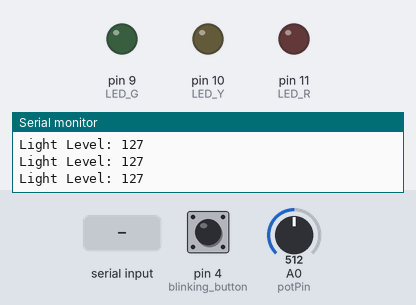
Recording of a program running on a simulated Arduino Uno, built with avr-gcc and run on an emulated ATmega328P. On the bench: output pins drawn as LEDs (lit = HIGH), the last lines printed to the serial monitor. Dashed ring = blinking. Inputs (shaded band) come from the test bench; at power-on: pin 4 (blinking_button) HIGH, A0 (potPin) = 512.

Above: at 1.2 s.
1.3 s: pin 4 (blinking_button) pulled LOW for 0.15 s
At 1.55 s:
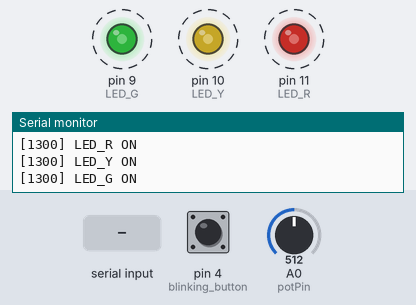
4.4 s: "E90\n" received over Serial
At 5.2 s:
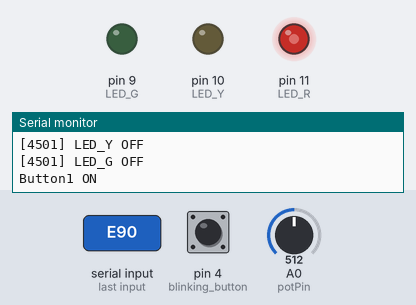
6.0 s: "B\n" received over Serial
At 8.9 s:
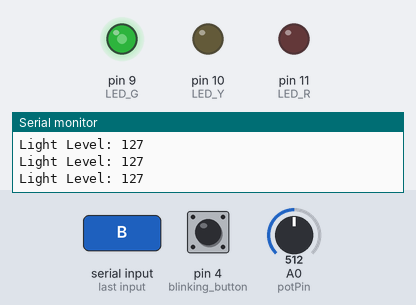
9.0 s: A0 (potPin) set to 716
At 11.9 s:
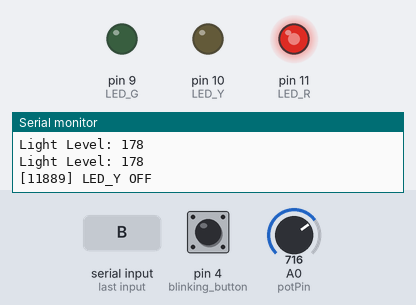
12.0 s: A0 (potPin) set to 900
At 14.8 s:
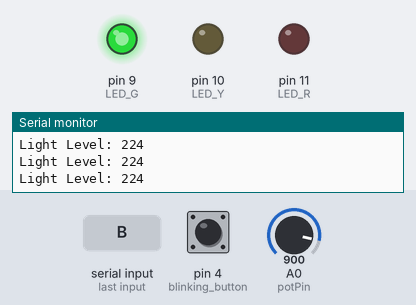
15.0 s: pin 4 (blinking_button) pulled LOW for 1 s
At 15.25 s:
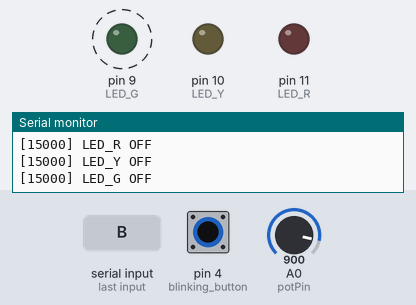
Timing chart, 0 to 20.0 s (numbered marks = the images above; inputs shaded):
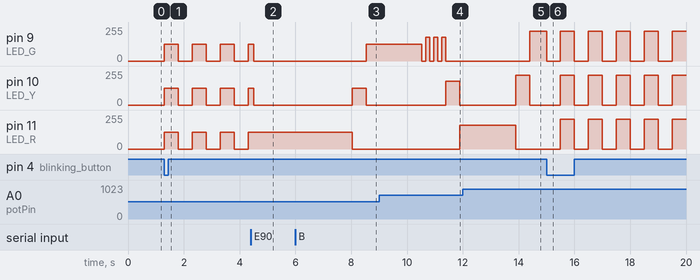

The program:

main.cpp
```cpp
#include <Arduino.h>
#include <TaskScheduler.h>
#include <PinChangeInterrupt.h>

//pin definition
#define LED_R 11
#define LED_Y 10
#define LED_G 9
#define stop_button 2
#define onoff_button 3
#define blinking_button 4
#define potPin A0 // 가변저항 핀

//function definition
void Enable_R();
void Enable_Y();
void Enable_G();
void Enable_GB();
void Toggle_GB();

void stop_pressed();
void stop_func();
void onoff_pressed();
void onoff_func();
void blinking_pressed();
void blinking_func();
void CheckSerialInput();
void lightIndicator();

//global variables
int period_R = 2000; // 빨간색 LED 주기
int period_Y = 500; // 노란색 LED 주기
int period_G = 2000; // 초록색 LED 주기
int period_GB = 1000; // 초록색 깜박임 주기
int blinking_GB = 7; // 초록색 깜박임 횟수
bool redToGreen = true; // 빨간색 -> 초록색으로 넘어가는지 확인하는 변수
int lightLevel = 0; // 가변저항 값 (0 ~ 255)
int mode_E = 0;
int mode_O = 0;

//Scheduler object
Scheduler ts;
Task t_R(period_R, TASK_ONCE, &Enable_R, &ts, false);// 빨간색 LED task
Task t_Y(period_Y, TASK_ONCE, &Enable_Y, &ts, false);// 노란색 LED task
Task t_G(period_G, TASK_ONCE, &Enable_G, &ts, false);// 초록색 LED task
Task t_GB(period_GB/blinking_GB, blinking_GB, Toggle_GB, &ts, false);// 초록색 깜박임 task
Task t_Blinking(500, TASK_FOREVER, blinking_func, &ts, false); // blinking_button task
Task t_Serial( 100, TASK_FOREVER, &CheckSerialInput, &ts, true);// Serial 통신 task
Task t_LL( 100, TASK_FOREVER, &lightIndicator, &ts, true);//  가변저항 값 확인 task

void setup() {
  Serial.begin(9600);
  pinMode( LED_R, OUTPUT );
  pinMode( LED_Y, OUTPUT );
  pinMode( LED_G, OUTPUT );
  pinMode( stop_button, INPUT_PULLUP );// 버튼 -> INPUT_PULLUP으로 설정 (기본 HIGH)
  pinMode( onoff_button, INPUT_PULLUP );// 위와 동일
  pinMode( blinking_button, INPUT_PULLUP );// 위와 동일

  attachPCINT(digitalPinToPCINT(stop_button), stop_pressed, FALLING);// 버튼 눌렀을 때 인터럽트 발생 (FALLING으로 설정한 이유는 토글 형식으로 사용하기 위함 -> HIGH에서 LOW로 변경될 때만 인터럽트 발생)
  attachPCINT(digitalPinToPCINT(onoff_button), onoff_pressed, FALLING);// 위와 동일
  attachPCINT(digitalPinToPCINT(blinking_button), blinking_pressed, FALLING);// 위와 동일
  t_R.restartDelayed(); // 빨간색 LED 주기만큼 지연시킨 후 시작
}

void loop() {
  ts.execute(); // TaskScheduler 실행
}

void CheckSerialInput() { // Serial 통신을 통해 주기값을 변경하는 함수
  if (Serial.available() > 0) {
      String input = Serial.readStringUntil('\n');// 엔터 키가 입력될 때까지 읽기
      char command = input.charAt(0); // 첫글자만 따로 저장하기
      input = input.substring(1); // 첫글자 제외한 나머지 문자열을 input에 저장
      if (command == 'R') { // 빨간색 주기 변경
        period_R = input.toInt(); // 주기값 초기화
        Serial.println("[" + String(millis()) + "] New period_R: " + period_R); // 변경된 주기값 출력
      }
      else if(command == 'Y') { // 노란색 주기 변경
        period_Y = input.toInt(); // 주기값 초기화
        Serial.println("[" + String(millis()) + "] New period_Y: " + period_Y); // 변경된 주기값 출력
      }
      else if(command == 'G') { // 초록색 주기 변경
        period_G = input.toInt(); // 주기값 초기화
        Serial.println("[" + String(millis()) + "] New period_G: " + period_G); // 변경된 주기값 출력
      }
      else if(command == 'E') { // emergency mode 토글
        stop_pressed();
      }
      else if(command == 'O') { // OnOff mode 토글
        onoff_pressed();
      }
      else if(command == 'B') { // Blinking mode 토글
        blinking_pressed();
      }

  }
}

void lightIndicator() // 가변저항 값을 확인하고 LED 밝기 값으로 변환하는 함수
{
  lightLevel = map(analogRead(potPin), 0, 1023, 0, 255); // A0핀에서 읽은 가변저항 값(0~1023)을 LED 밝기 값(0~255)으로 변환하고, lightLevel에 저장
  Serial.println("Light Level: " + String(lightLevel)); // 변환된 LED 밝기 값 출력
}

void Enable_R() {
  analogWrite(LED_Y, LOW); // 노란색 LED 끄기
  analogWrite(LED_R, lightLevel); // 빨간색 LED 켜기
  Serial.println("[" + String(millis()) + "] LED_Y OFF"); // 노란색 LED OFF 출력
  Serial.println("[" + String(millis()) + "] LED_R ON"); // 빨간색 LED ON 출력
  redToGreen = true; // 빨간색 -> 초록색으로 넘어가는지 확인하는 변수 true로 변경
  t_Y.restartDelayed(period_R); // 빨간색 LED 주기만큼 지연시킨 후 노란색 LED task 시작
}

void Enable_Y() {
  if(redToGreen) { // 빨간색 -> 초록색으로 넘어가는 경우
    analogWrite(LED_R, LOW); // 빨간색 LED 끄기
    analogWrite(LED_Y, lightLevel); // 노란색 LED 켜기
    Serial.println("[" + String(millis()) + "] LED_R OFF"); // 빨간색 LED OFF 출력
    Serial.println("[" + String(millis()) + "] LED_Y ON"); // 노란색 LED ON 출력
    t_G.restartDelayed(period_Y); // 노란색 LED 주기만큼 지연시킨 후 초록색 LED task 시작
  }
  else { // 초록색 -> 빨간색으로 넘어가는 경우
    analogWrite(LED_G, LOW); // 초록색 LED 끄기
    analogWrite(LED_Y, lightLevel); // 노란색 LED 켜기
    Serial.println("[" + String(millis()) + "] LED_G OFF"); //  초록색 LED OFF 출력
    Serial.println("[" + String(millis()) + "] LED_Y ON"); // 노란색 LED ON 출력
    t_R.restartDelayed(period_Y); // 노란색 LED 주기만큼 지연시킨 후 빨간색 LED task 시작
  }
}

bool greenState; // 초록색 LED 상태를 저장하는 변수
int blink_Counter; // 초록색 깜박임 횟수를 저장하는 변수
void Enable_G() {
  analogWrite(LED_Y, LOW); // 노란색 LED 끄기
  analogWrite(LED_G, lightLevel); // 초록색 LED 켜기
  Serial.println("[" + String(millis()) + "] LED_Y OFF"); // 노란색 LED OFF 출력
  Serial.println("[" + String(millis()) + "] LED_G ON"); // 초록색 LED ON 출력
  greenState = true; // 초록색 LED 상태를 true로 변경
  blink_Counter = 0; // 초록색 깜박임 횟수 초기화
  t_GB.restartDelayed(period_G); // 초록색 LED 주기만큼 지연시킨 후 초록색 깜박임 task 시작
}

void Toggle_GB()  { // 초록색 깜박임 함수
  blink_Counter++; // 초록색 깜박임 횟수 증가(7회째 될 때, 노란색 LED로 넘어감)
  if(blink_Counter == blinking_GB) { //횟수가 7회가 되면
    redToGreen = false; // 초록색 -> 빨간색으로 넘어가는 변수를 false로 변경
    t_Y.restart(); // 노란색 LED task 시작
  }
  greenState = greenState ^ 1; // 초록색 LED 상태를 토글 형식으로 변경
  analogWrite(LED_G, greenState ? lightLevel : LOW); // 초록색 LED 상태에 따라 LED 켜기/끄기
  if(greenState){ // 초록색 LED가 켜진 경우
    Serial.println("[" + String(millis()) + "] LED_G ON"); // 초록색 LED ON 출력
  }
  else { // 초록색 LED가 꺼진 경우
    Serial.println("[" + String(millis()) + "] LED_G OFF"); // 초록색 LED OFF 출력
  }
}

void stop_func() // stop_button을 눌렀을 때 빨간색 LED만 켜지는 함수
{
  analogWrite( LED_R, lightLevel); // 빨간색 LED 켜기
  analogWrite( LED_Y, LOW ); // 노란색 LED 끄기
  analogWrite( LED_G, LOW ); // 초록색 LED 끄기
  Serial.println("[" + String(millis()) + "] LED_R ON"); // 빨간색 LED ON 출력
  Serial.println("[" + String(millis()) + "] LED_Y OFF");// 노란색 LED OFF 출력
  Serial.println("[" + String(millis()) + "] LED_G OFF");// 초록색 LED OFF 출력
}

void stop_pressed() // stop_button을 눌렀을 때 task들을 disable하고 stop_func 함수 실행
{
	static int mode_E = 0;
  mode_E = (mode_E + 1) % 2; // mode_E을 토글 형식으로 값을 바꿔줌
	if (mode_E == 0) // stop_button이 해제될 때
	{
    Serial.println("Normal"); // Normal 출력 (기본 상태)
    t_R.restart(); // 빨간색 LED task 시작
    t_LL.restart(); // 가변저항 값 확인 task 시작
	}
	else if (mode_E == 1) // stop_button이 눌렸을 때
	{
    ts.disableAll(); // 모든 task들을 disable
    t_Serial.enable();
    t_Serial.restart(); // Serial 통신 task 시작
    stop_func(); // stop_func 함수 실행
    Serial.println("Button1 ON"); // 버튼1이 눌렸다는 메시지 출력
	}
}

void onoff_func() // onoff_button을 눌렀을 때 모든 LED가 꺼지는 함수
{
  // 모든 LED를 끄고, OFF 메시지 출력
  analogWrite( LED_R, LOW);
  analogWrite( LED_Y, LOW);
  analogWrite( LED_G, LOW);
  Serial.println("[" + String(millis()) + "] LED_R OFF");
  Serial.println("[" + String(millis()) + "] LED_Y OFF");
  Serial.println("[" + String(millis()) + "] LED_G OFF");
}

void onoff_pressed() // onoff_button을 눌렀을 때 onoff_func 함수 실행
{
	static int mode_O = 0;
  mode_O = (mode_O + 1) % 2; // mode_O을 토글 형식으로 값을 바꿔줌
	if (mode_O == 0) // onoff_button이 해제될 때
	{
    Serial.println("Normal"); // Normal 출력 (기본 상태)
    t_R.restart(); // 빨간색 LED task 시작
    t_LL.restart(); // 가변저항 값 확인 task 시작
	}
	else if (mode_O == 1) // onoff_button이 눌렸을 때
	{
    ts.disableAll(); // 모든 task들을 disable
    t_Serial.enable();
    t_Serial.restart(); // Serial 통신 task 시작
    onoff_func(); // onoff_func 함수 실행
    Serial.println("Button2 ON"); // 버튼2가 눌렸다는 메시지 출력
	}
}

bool onoff = false; // 모든 LED의 ON/OFF 상태를 저장하는 변수
void blinking_func() // blinking_button을 눌렀을 때 모든 LED가 깜박이는 함수
{
  onoff = onoff^1; // onoff 변수를 토글 형식으로 변경
  if(onoff) { // onoff가 true인 경우
    // 모든 LED를 켜고, ON 메시지 출력
    analogWrite(LED_R, lightLevel);
    analogWrite(LED_Y, lightLevel);
    analogWrite(LED_G, lightLevel);
    Serial.println("[" + String(millis()) + "] LED_R ON");
    Serial.println("[" + String(millis()) + "] LED_Y ON");
    Serial.println("[" + String(millis()) + "] LED_G ON");
  }
  else { // onoff가 false인 경우
    // 모든 LED를 끄고, OFF 메시지 출력
    analogWrite(LED_R, LOW);
    analogWrite(LED_Y, LOW);
    analogWrite(LED_G, LOW);
    Serial.println("[" + String(millis()) + "] LED_R OFF");
    Serial.println("[" + String(millis()) + "] LED_Y OFF");
    Serial.println("[" + String(millis()) + "] LED_G OFF");
  }
}

void blinking_pressed() // blinking_button을 눌렀을 때 blinking_func 함수 실행
{
	static int mode_B = 0;
	mode_B = (mode_B + 1) % 2; // mode_1을 토글 형식으로 값을 바꿔줌
	if (mode_B == 0)
	{
    analogWrite(LED_Y, LOW); // 노란색 LED 끄기
    analogWrite(LED_G, LOW); //
    Serial.println("[" + String(millis()) + "] LED_Y OFF"); // 노란색 LED OFF 출력
    Serial.println("[" + String(millis()) + "] LED_G OFF"); // 초록색 LED OFF 출력
    Serial.println("Normal"); // Normal 출력 (기본 상태)
    t_Blinking.disable(); // blinking_button task disable
    t_R.restart(); // 빨간색 LED task 시작
    t_Serial.restart(); // Serial 통신 task 시작
    t_LL.restart(); // 가변저항 값 확인 task 시작
	}
	else if (mode_B == 1) // blinking_button이 눌렸을 때
	{
    ts.disableAll(); // 모든 task들을 disable
    t_Serial.enable();
    t_Serial.restart(); // Serial 통신 task 시작
    t_Blinking.enable(); // blinking_button task enable
    t_Blinking.restart(); // blinking_button task 시작
    Serial.println("Button3 ON"); // 버튼3이 눌렸다는 메시지 출력
	}
}
```

Measured:
- after the input at 1.3 s, pin 9 (LED_G): alternates 127/255 for 0.50 s and 0/255 for 0.50 s, starting at once
- after the input at 4.4 s, pin 11 (LED_R): stays 127/255 (without the input it goes to 0/255 after 0.40 s)
- after the input at 6.0 s, pin 9 (LED_G): 0/255 → 127/255 after 2.5 s; pin 10 (LED_Y): 0/255 → 127/255 after 2.0 s, → 0/255 0.50 s later; pin 11 (LED_R): 127/255 → 0/255 after 2.0 s
- after the input at 9.0 s, pin 11 (LED_R): 0/255 → 178/255 after 2.9 s
- after the input at 12.0 s, pin 9 (LED_G): 0/255 → 224/255 after 2.4 s
- after the input at 15.0 s, pin 9 (LED_G): alternates 224/255 for 0.50 s and 0/255 for 0.50 s, starting at once
- by itself, pin 10 (LED_Y), pin 11 (LED_R): alternates 127/255 for 0.50 s and 0/255 for 0.50 s
